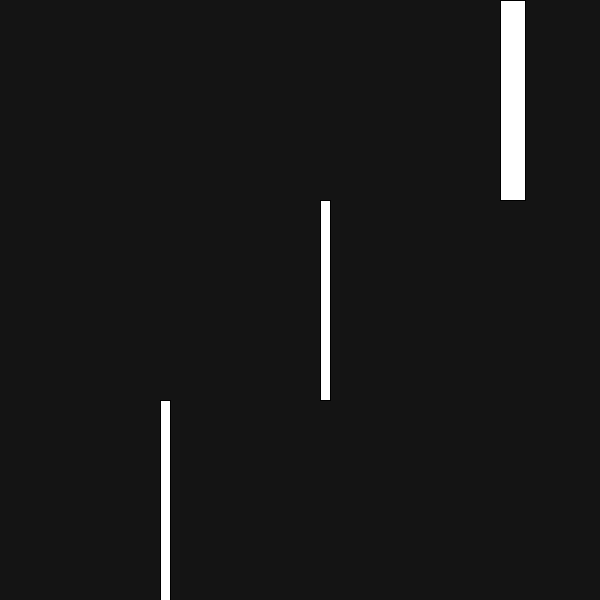
Frame 1 (no input)
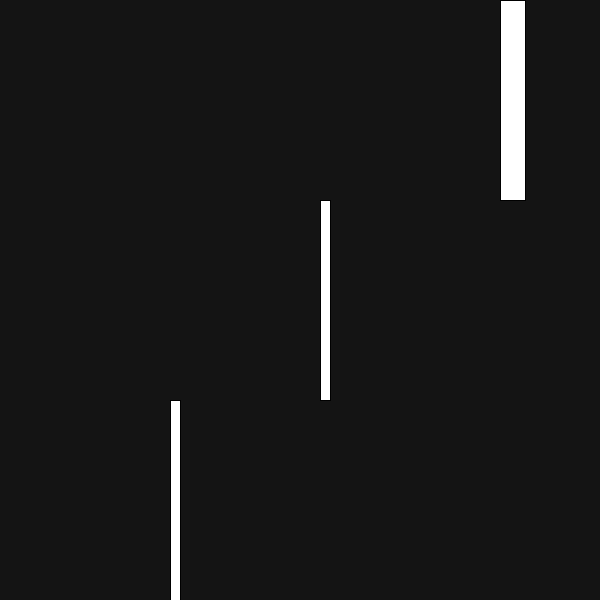
Frame 60 (the mouse pressed at the canvas centre just before this capture)
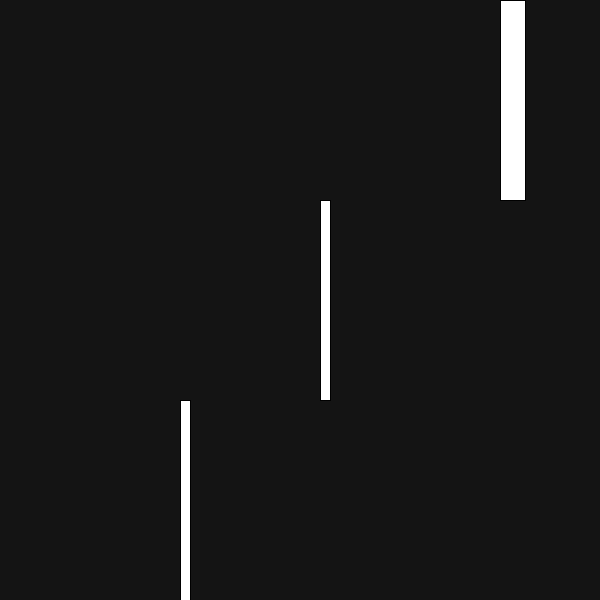
Frame 120 (the mouse held since frame 60 and released just before this capture)

The Processing sketch that drew these frames (run headless with seeded random() and noise(); from frame 60 on, the mouse is pressed at the canvas centre):

// Processing sketch: Question9
// ── Question9.pde
void setup() {
  size(600, 600);
}

void draw() {
  background(20);
  
  fill(255);
  
  float hourPos = map(hour(), 0, 24, 0, width);
  rect(hourPos, 0, width/24, 200);
  
  float minutePos = map(minute(), 0, 60, 0, width);
  rect(minutePos, 200, width/60, 200);
  
  float secondPos = map(second(), 0, 60, 0, width);
  rect(secondPos, 400, width/60, 600);
}
